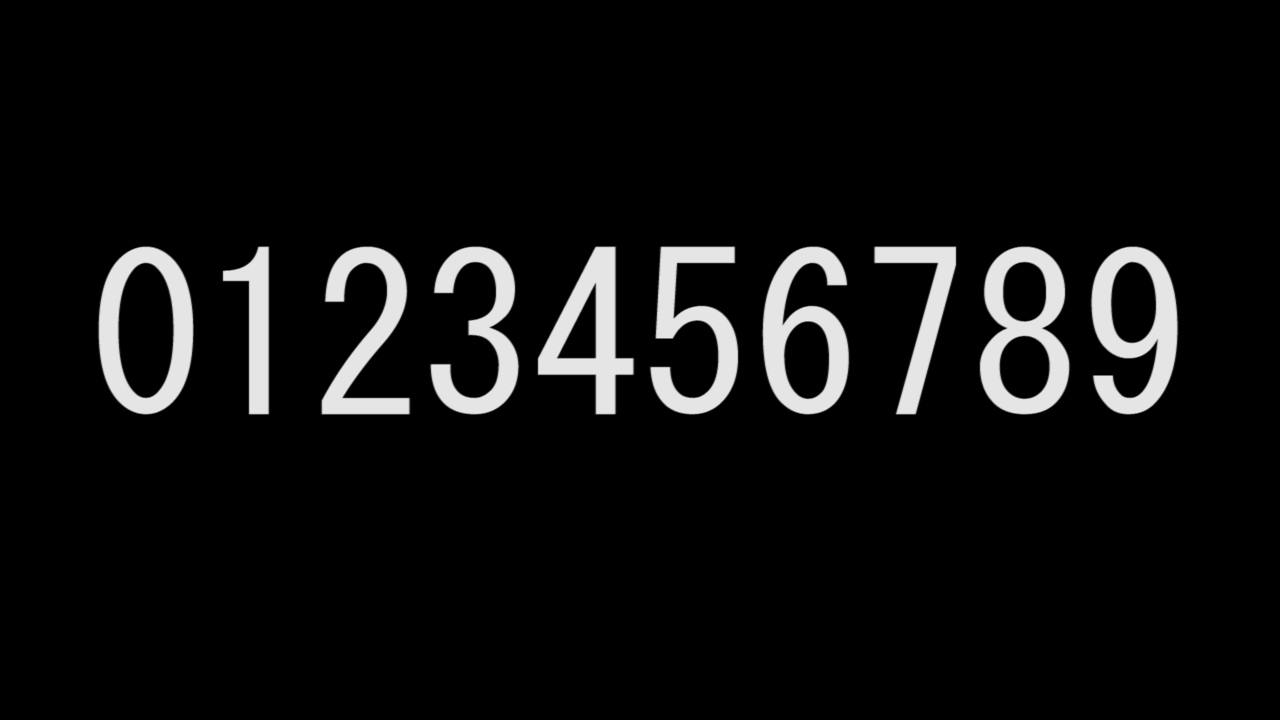
#> input picture read_num/0123456789.jpg, 1280 x 720 px
$ python read_num.py
#> lines starting #> are read from the running program, lines starting #| are printed output that depends on the picture; after the words box and inside, x2 and y2 are one past the last pixel; in counts of white or black regions, pixels touching at a corner belong together
import cv2 as cv
import numpy as np

#排序算法
def sort_boxes(contours):
    for i in range(len(contours)):
        for j in range(i, len(contours), 1):
            x, y, w, h = cv.boundingRect(contours[j])
            if x < cv.boundingRect(contours[i])[0]:
                contours0 = np.copy(contours[i])
                contours[i] = np.copy(contours[j])
                contours[j] = np.copy(contours0)
    return contours

def mode(src):
    image1 = cv.GaussianBlur(src, (3, 3), 0) # 1、GaussianBlur去噪声
    blurred = cv.pyrMeanShiftFiltering(image1, 10, 100) # 1、pyrMeanShiftFiltering去噪声
    gray = cv.cvtColor(blurred, cv.COLOR_BGR2GRAY) # 2、灰度图像
    t, binary = cv.threshold(gray, 0, 255, cv.THRESH_BINARY | cv.THRESH_OTSU) # 3、#二值化THRESH_BINARY与自动阀值算法THRESH_OTSU
    se = cv.getStructuringElement(cv.MORPH_RECT, (2, 4), (-1, -1))
    binary = cv.morphologyEx(binary, cv.MORPH_CLOSE, se)
    binary = cv.morphologyEx(binary, cv.MORPH_CLOSE, se)
    # cv.imshow("mode", binary)

    contours, hierarchy = cv.findContours(binary, cv.RETR_EXTERNAL, cv.CHAIN_APPROX_SIMPLE)  # 轮廓发现
    print(len(contours))
    contours = sort_boxes(contours)
    # [4 lines of commented-out code are left out]
    return contours

def num(src):
    image1 = cv.GaussianBlur(src, (3, 3), 0) # 1、GaussianBlur去噪声
    blurred = cv.pyrMeanShiftFiltering(image1, 10, 100) # 1、pyrMeanShiftFiltering去噪声
    gray = cv.cvtColor(blurred, cv.COLOR_BGR2GRAY) # 2、灰度图像
    t, binary = cv.threshold(gray, 0, 255, cv.THRESH_BINARY | cv.THRESH_OTSU) # 3、#二值化THRESH_BINARY与自动阀值算法THRESH_OTSU
    se = cv.getStructuringElement(cv.MORPH_RECT, (2, 4), (-1, -1))
    binary = cv.morphologyEx(binary, cv.MORPH_CLOSE, se)
    binary = cv.morphologyEx(binary, cv.MORPH_CLOSE, se)
    # cv.imshow("num", binary)

    contours, hierarchy = cv.findContours(binary, cv.RETR_EXTERNAL, cv.CHAIN_APPROX_SIMPLE)  # 轮廓发现
    print(len(contours))
    contours = sort_boxes(contours)
    # [4 lines of commented-out code are left out]
    return contours


# mode_src = cv.imread("opencv_tutorial\\data\\images\\0123456789.jpg")
mode_src = cv.imread("0123456789.jpg")
#> mode_src is the input picture: shape (720, 1280, 3); min 0, max 234, mean 14.9
# cv.imshow("mode_src", mode_src)
mode_contours = mode(mode_src)
#> in mode, `t, binary = cv.threshold(gray, 0, 255, cv.THRESH_BINARY | cv.THRESH_OT..`:
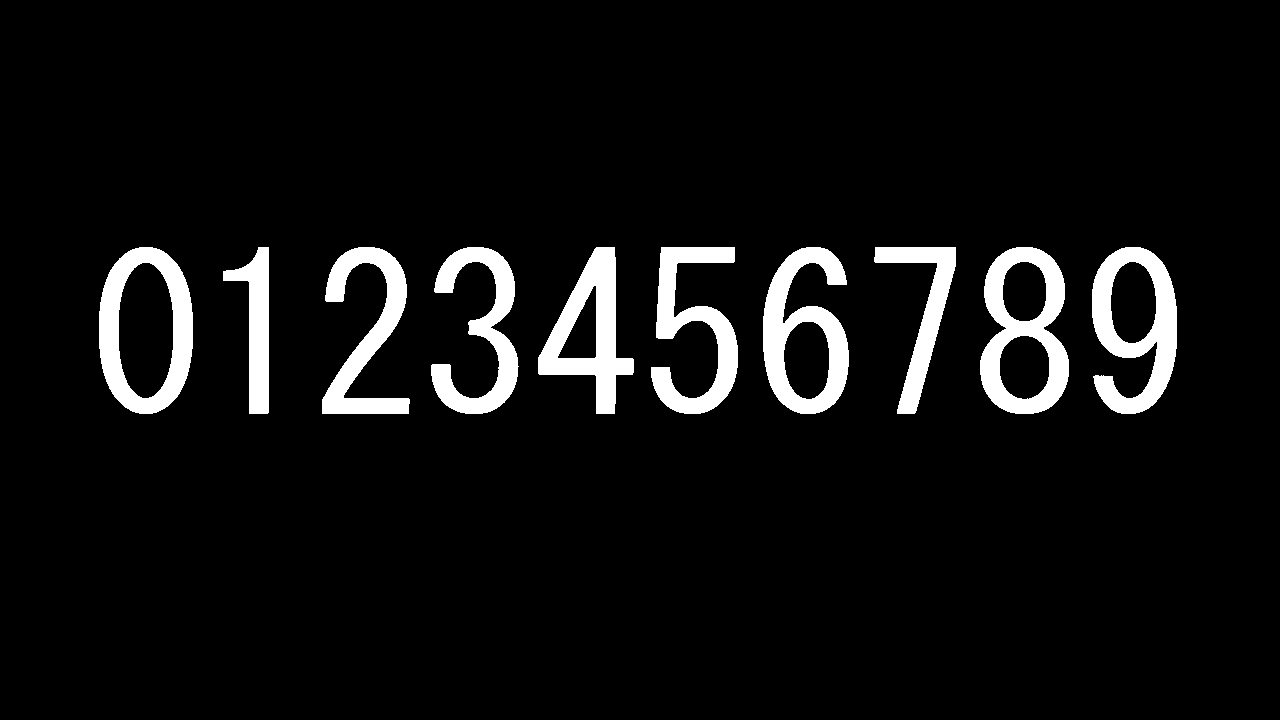
#> binary: shape (720, 1280); 6.5% white; 10 white regions, largest, box (x1, y1, x2, y2) and area: (980, 247, 1069, 414) 7119, (1092, 247, 1177, 414) 6964, (99, 247, 193, 414) 6939
#> in mode, `t, binary = cv.threshold(gray, 0, 255, cv.THRESH_BINARY | cv.THRESH_OT..`: t = 110
#> in mode, `binary = cv.morphologyEx(binary, cv.MORPH_CLOSE, se)`: binary: shape (720, 1280); 6.5% white; 10 white regions, largest, box (x1, y1, x2, y2) and area: (981, 248, 1070, 415) 7131, (1093, 248, 1178, 415) 6966, (100, 248, 194, 415) 6939
#> in mode, `binary = cv.morphologyEx(binary, cv.MORPH_CLOSE, se)`: binary: shape (720, 1280); 6.5% white; 10 white regions
#> in mode, `contours, hierarchy = cv.findContours(binary, cv.RETR_EXTERNAL, cv.CHA..`: contours = 10 contours; largest, box (x1, y1, x2, y2) and area: (101, 249, 195, 416) 12684, (982, 249, 1071, 416) 11527, (1094, 249, 1179, 416) 9646, (765, 249, 851, 416) 9474, (540, 249, 636, 416) 7618
#| 10
#> the loop in sort_boxes, `for i in range(len(contours)):` made 10 passes
#> mode_contours has the same summary as contours in mode


num_src = cv.imread("num.jpg")
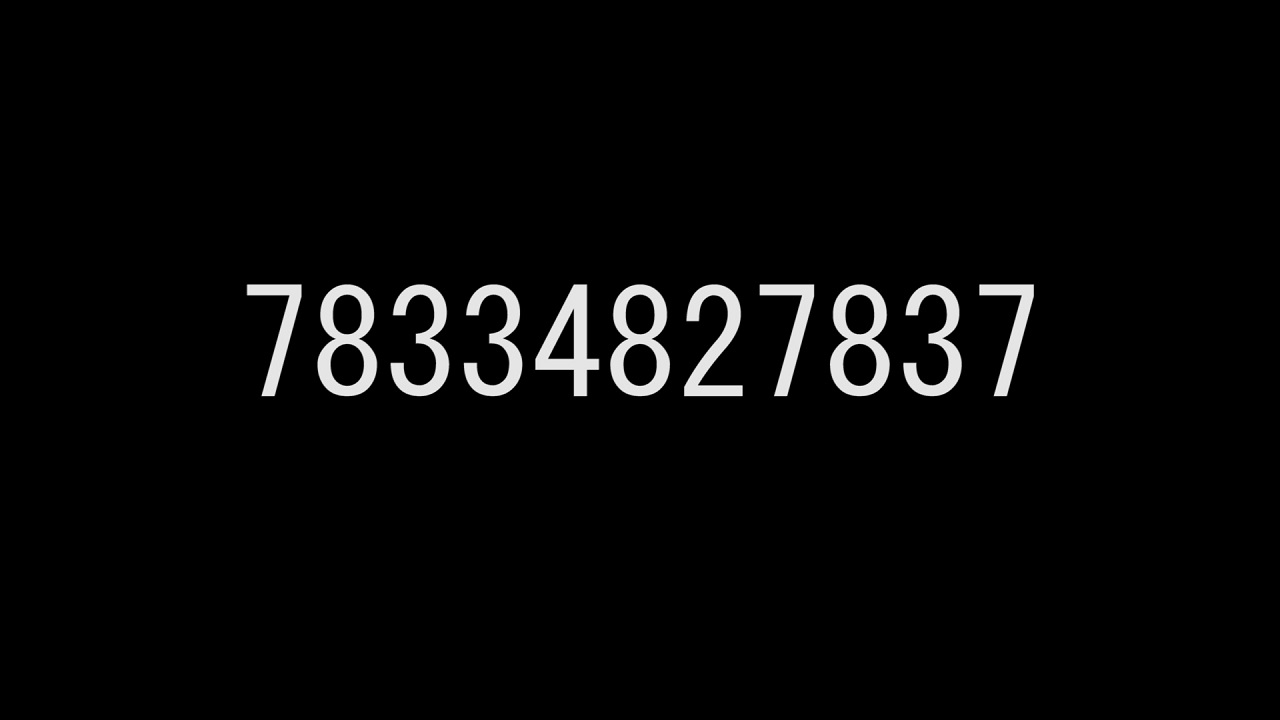
#> input picture read_num/num.jpg, 1280 x 720 px
#> num_src is the input picture: shape (720, 1280, 3); min 0, max 255, mean 7
# cv.imshow("num_src", num_src)
num_contours = num(num_src)
#> in num, `t, binary = cv.threshold(gray, 0, 255, cv.THRESH_BINARY | cv.THRESH_OT..`: binary: shape (720, 1280); 3.1% white; 11 white regions, largest, box (x1, y1, x2, y2) and area: (610, 284, 670, 396) 3207, (830, 284, 890, 396) 3204, (318, 284, 377, 396) 3185
#> in num, `t, binary = cv.threshold(gray, 0, 255, cv.THRESH_BINARY | cv.THRESH_OT..`: t = 108
#> in num, `binary = cv.morphologyEx(binary, cv.MORPH_CLOSE, se)`: binary: shape (720, 1280); 3.1% white; 11 white regions, largest, box (x1, y1, x2, y2) and area: (611, 285, 671, 397) 3218, (831, 285, 891, 397) 3213, (319, 285, 378, 397) 3196
#> in num, `binary = cv.morphologyEx(binary, cv.MORPH_CLOSE, se)`:
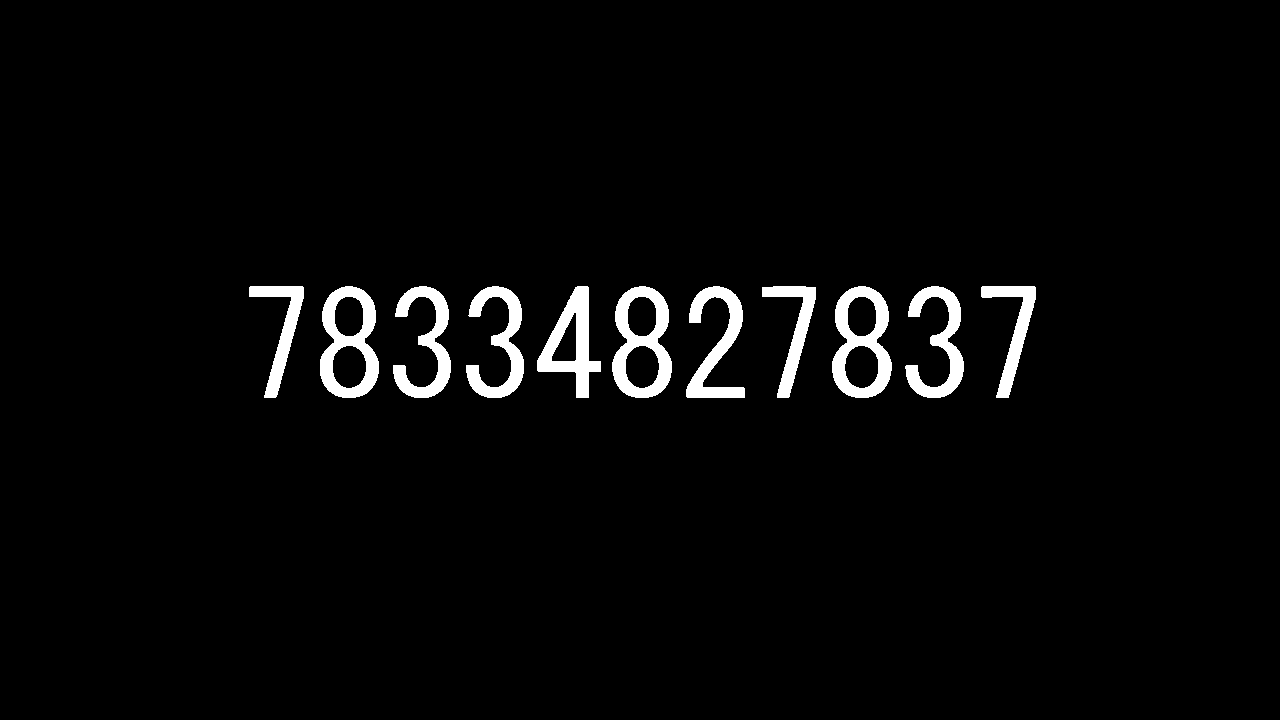
#> binary: shape (720, 1280); 3.1% white; 11 white regions
#> in num, `contours, hierarchy = cv.findContours(binary, cv.RETR_EXTERNAL, cv.CHA..`: contours = 11 contours; largest, box (x1, y1, x2, y2) and area: (612, 286, 672, 398) 5108, (832, 286, 892, 398) 5100, (320, 286, 379, 398) 5090, (537, 286, 601, 398) 3316, (686, 286, 745, 398) 2412
#| 11
#> the loop in sort_boxes (call 2), `for i in range(len(contours)):` made 11 passes
#> num_contours has the same summary as contours in num


# 几何矩计算与hu矩计算
# mm2 = cv.moments(mode_contours[5])
# hum2 = cv.HuMoments(mm2)
for i in range(len(num_contours)):
    mm = cv.moments(num_contours[i])
    hum = cv.HuMoments(mm)
    dist_min = 100
    c_min = -1
    for c in range(len(mode_contours)):
        mm2 = cv.moments(mode_contours[c])
        hum2 = cv.HuMoments(mm2)
        dist = cv.matchShapes(hum, hum2, cv.CONTOURS_MATCH_I1, 0)
        # print(dist)
        if dist < dist_min:
            dist_min = dist
            c_min = c
    else:
        print(c_min)
        # cv.drawContours(num_src, num_contours, i, (0, 0, 255), 2, 8)
    x, y, w, h = cv.boundingRect(num_contours[i]) #x, y, w, h
    cv.rectangle(num_src, (x-5, y-5), (x+w+10, y+h+10), (0, 0, 255), 1, cv.LINE_8, 0)
    cv.putText(num_src, str(c_min), ((x+w+x)//2-10, y-10), cv.FONT_HERSHEY_PLAIN, 2.0, (255, 255, 0), 2)
    cv.imshow("num_src", num_src)
#> this loop made 11 passes
#> (x, w) on passes 2, 3, 4, 5, 6, 7, 9, 10: (320, 59), (393, 58), (466, 58), (537, 64), (612, 60), (686, 59), (832, 60), (905, 59)
#> (hum, x, w) on passes 1, 8, 11: ([0.801, 0.418, 0.168, 0.0378, 0.00189, 0.0156, -0.00236], 249, 55), ([0.807, 0.435, 0.159, 0.0354, 0.0016, 0.0142, -0.00213], 762, 54), ([0.797, 0.407, 0.173, 0.0389, 0.00199, 0.0158, -0.00249], 981, 55)
#| 7
#| 8
#| 3
#| 3
#| 4
#| 8
#| 3
#| 7
#> (further printed lines are left out)
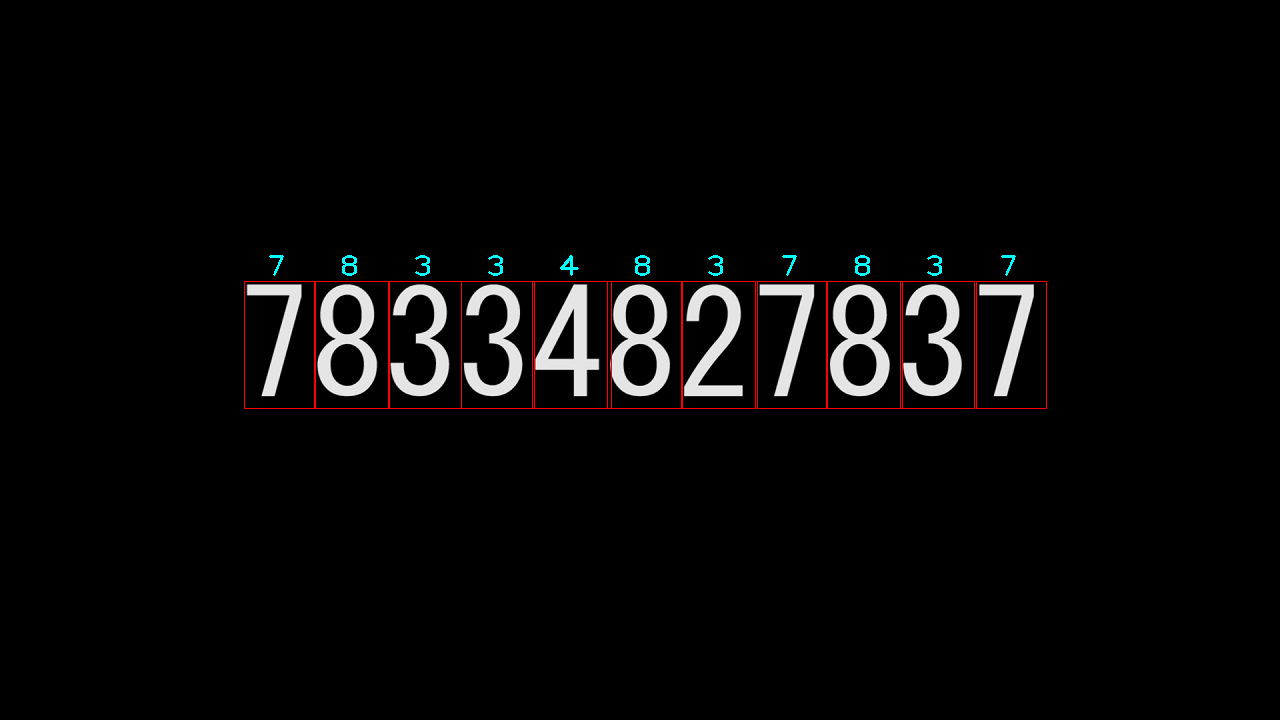
#> num_src: shape (720, 1280, 3); 0.61% of pixels changed, all inside (x1, y1, x2, y2) = (244, 255, 1047, 409)
    # cv.waitKey(0)

            # cv.drawContours(num_src, num_contours, i, (0, 0, 255), 2, 8)
        # print(dist)


cv.imshow("num_src", num_src)
cv.waitKey(0)
cv.destroyAllWindows()
